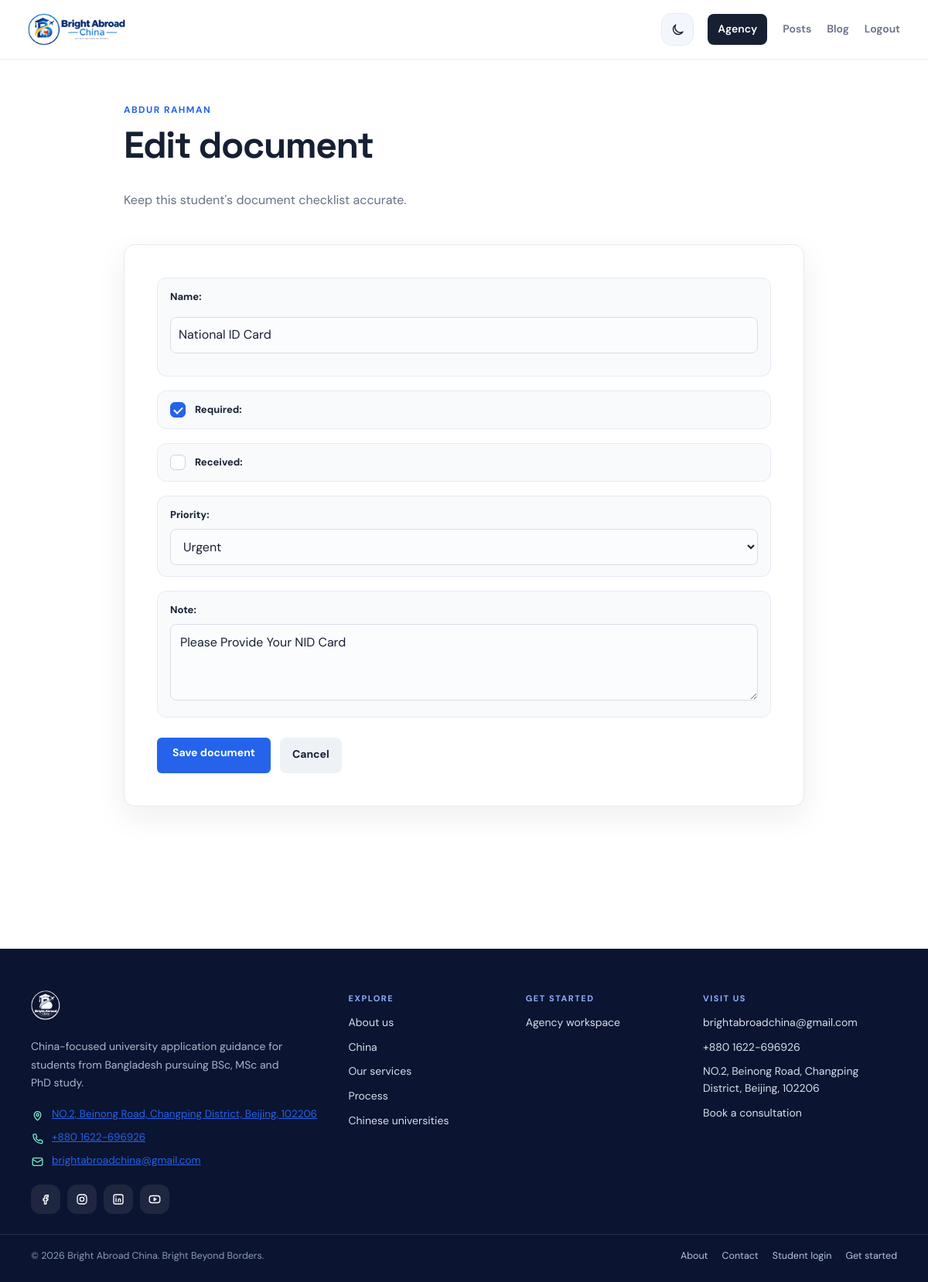
The app's page /students/agency/document/9/edit/ (signed in) with its own data.
### students/models.py (models this page shows, shortened)
class StudentProfile(models.Model):
    GENDER_CHOICES = (
        ("male", "Male"),
        ("female", "Female"),
        ("other", "Other"),
    )
    user = models.OneToOneField(
        settings.AUTH_USER_MODEL,
        on_delete=models.CASCADE,
        related_name="student_profile"
    )
    full_name = models.CharField(
        max_length=150,
        blank=True
    )
    date_of_birth = models.DateField(
        null=True,
        blank=True
    )
    gender = models.CharField(
        max_length=20,
        choices=GENDER_CHOICES,
        blank=True
    )
    passport_number = models.CharField(
        max_length=50,
        blank=True
    )
    passport_expiry = models.DateField(
        null=True,
        blank=True
    )
    address = models.TextField(
        blank=True
    )
    city = models.CharField(
        max_length=100,
        blank=True
    )
    drive_link = models.URLField(
        blank=True
    )
    country = models.CharField(
        max_length=100,
        default="Bangladesh"
    )
    STATUS_CHOICES = (
        ("registered", "Profile Registered"),
        ("verification", "Profile Verification & File Preparation"),
        ("documents", "Document Collection & Review"),
        ("professor_outreach", "Professor Outreach & Acceptance Process (For Master's/Research Programs)"),
        ("application", "University Application In Progress"),
        ("interview", "Interview Preparation / Interview Scheduled"),
        ("offer", "Admission Offer & Official Documents Received"),
        ("visa_processing", "Visa Application Processing"),
        ("visa_approved", "Visa Approved"),
        ("pre_departure", "Pre-Departure Preparation & Ready to Fly"),
    )
    STATUS_PROGRESS = {
        "registered": 5,
        "verification": 20,
        "documents": 30,
        "professor_outreach": 30,
        "application": 40,
        "interview": 50,
        "offer": 90,
        "visa_processing": 95,
        "visa_approved": 100,
        "pre_departure": 100,
    }
    current_status = models.CharField(
        max_length=30,
        choices=STATUS_CHOICES,
        default="registered"
    )
    progress = models.PositiveIntegerField(
        default=0
    )
    next_step = models.CharField(
        max_length=255,
        blank=True
    )
    destination_country = models.CharField(
        max_length=100,
        blank=True
    )
    university = models.CharField(
        max_length=200,
        blank=True
    )
    course = models.CharField(
        max_length=200,
        blank=True
    )
    intake = models.CharField(
        max_length=100,
        blank=True
    )
    emergency_contact_name = models.CharField(
        max_length=150,
        blank=True
    )
    emergency_contact_phone = models.CharField(
        max_length=30,
        blank=True
    )
    emergency_contact_relation = models.CharField(
        max_length=100,
        blank=True
    )
    created_at = models.DateTimeField(
        auto_now_add=True
    )
    updated_at = models.DateTimeField(
        auto_now=True
    )

class Document(models.Model):
    PRIORITY_CHOICES = (
        ("normal", "Normal"),
        ("urgent", "Urgent"),
    )
    student = models.ForeignKey(
        StudentProfile,
        on_delete=models.CASCADE,
        related_name="documents"
    )
    application = models.ForeignKey(
        StudentApplication,
        on_delete=models.CASCADE,
        related_name="documents",
        null=True,
        blank=True
    )
    name = models.CharField(
        max_length=200
    )
    required = models.BooleanField(
        default=True
    )
    received = models.BooleanField(
        default=False
    )
    priority = models.CharField(
        max_length=20,
        choices=PRIORITY_CHOICES,
        default="normal"
    )
    note = models.TextField(
        blank=True
    )
    created_at = models.DateTimeField(
        auto_now_add=True
    )
    updated_at = models.DateTimeField(
        auto_now=True
    )

### accounts/models.py (models this page shows, shortened)
class User(AbstractUser):
    ROLE_CHOICES = (
        ("student", "Student"),
        ("staff", "Staff"),
    )
    role = models.CharField(
        max_length=20,
        choices=ROLE_CHOICES,
        default="student"
    )
    phone = models.CharField(
        max_length=20,
        blank=True
    )

### students/views.py (the view)
# urls.py: path("agency/document/<int:pk>/edit/", agency_document_edit_view, name="agency_document_edit"),
@login_required
@user_passes_test(is_staff_user)
def agency_document_edit_view(request, pk):
    document = get_object_or_404(Document.objects.select_related("student"), pk=pk)
    form = DocumentForm(request.POST or None, instance=document)
    if request.method == "POST" and form.is_valid():
        form.save()
        messages.success(request, "Document updated successfully.")
        return redirect("agency_student_detail", pk=document.student.id)
    return render(request, "students/agency_document_form.html", {"form": form, "student": document.student, "document": document})

### students/forms.py
class DocumentForm(forms.ModelForm):
    class Meta:
        model = Document
        fields = (
            "name",
            "required",
            "received",
            "priority",
            "note",
        )
        widgets = {
            "note": forms.Textarea(
                attrs={
                    "rows": 3,
                    "placeholder": "Any note about this document..."
                }
            ),
        }

### students/context_processors.py (called while the page is built)
def notification_context(request):
    unread_notification_count = 0
    recent_notifications = []
    user = getattr(request, "user", None)
    if user is not None and user.is_authenticated:
        profile = StudentProfile.objects.filter(
            user=user
        ).first()
        if profile is not None:
            recent_notifications = list(profile.notifications.all()[:5])
            unread_notification_count = profile.notifications.filter(
                is_read=False
            ).count()
    return {
        "unread_notification_count": unread_notification_count,
        "recent_notifications": recent_notifications,
    }

### students/views.py (called while the page is built)
def is_staff_user(user):
    return user.is_authenticated and (
        user.is_superuser or user.role == "staff"
    )

### templates/students/agency_document_form.html (shortened to what this page needs)
{% extends "base.html" %}
{% block content %}
<div class="agency-form-layout">
    <div class="page-heading">
        <div>
            <p class="eyebrow">{{ student.full_name|default:student.user.username }}</p>
            <h1>{% if document %}Edit document{% else %}Add document{% endif %}</h1>
            <p class="muted">Keep this student's document checklist accurate.</p>
        </div>
    </div>
    <section class="card agency-form-card">
        <form method="POST" class="stack">
            {{ form.as_p }}
            <div class="form-actions">
                <button type="submit">{% if document %}Save document{% else %}Add document{% endif %}</button>
                <a class="button button-secondary" href="{% if application %}{% url 'agency_application_detail' application.id %}{% else %}{% url 'agency_student_detail' student.id %}{% endif %}">Cancel</a>
            </div>
        </form>
    </section>
</div>
{% endblock %}

### static/css/agency.css (style rules this page uses)
html { scroll-behavior: smooth; scroll-padding-top: 96px; -webkit-text-size-adjust: 100%; overflow-x: hidden !important; }
body { -webkit-tap-highlight-color: transparent; overflow-x: hidden !important; }

### templates/base.html (style rules this page uses)
:root { --ink: #172033; --muted: #667085; --line: #e6eaf0; --canvas: #ffffff; --surface: #ffffff; --blue: #2563eb; --blue-dark: #1d4ed8; --blue-soft: #eef4ff; --green: #16805b; --red: #c24149; --amber: #b7791f; --shadow: 0 14px 40px rgba(23, 32, 51, 0.07); --max-width: 1380px; --max-reading: 1380px; --brand-mint: #7ef0cd; --brand-deep: #0d1734; --radius-card: 18px; --radius-card-lg: 26px; --app-bar-height: 60px; --bottom-nav-height: calc(62px + env(safe-area-inset-bottom, 0px)); }
* { box-sizing: border-box; }
body { background: #ffffff; color: var(--ink); font-family: "DM Sans", "Segoe UI", sans-serif; line-height: 1.55; margin: 0; }
.card { background: var(--surface); border: 1px solid var(--line); border-radius: 14px; box-shadow: var(--shadow); padding: clamp(20px, 3vw, 32px); transition: border-color 180ms ease, box-shadow 180ms ease, transform 180ms ease; }
.page-heading { align-items: flex-end; display: flex; justify-content: space-between; margin-bottom: 28px; }
.eyebrow { color: var(--blue); font-size: 12px; font-weight: 700; letter-spacing: 0.12em; margin: 0 0 8px; text-transform: uppercase; }
h1, h2, h3, h4 { font-family: "Space Grotesk", sans-serif; line-height: 1.15; margin-top: 0; }
h1 { font-size: clamp(30px, 4vw, 48px); letter-spacing: -0.03em; }
p { color: var(--muted); }
a { color: var(--blue); }
.button, button { background: var(--blue); border: 0; border-radius: 8px; color: #fff; cursor: pointer; display: inline-flex; font-family: inherit; font-size: 14px; font-weight: 700; justify-content: center; padding: 11px 16px; text-decoration: none; transition: background 160ms ease, transform 160ms ease; }
.button-secondary { background: #eef1f6; color: var(--ink); }
form p { margin: 0 0 16px; }
label { color: var(--ink); display: block; font-size: 13px; font-weight: 700; margin-bottom: 6px; }
input, select, textarea { background: #fbfcfe; border: 1px solid #d8dee9; border-radius: 8px; color: var(--ink); font: inherit; padding: 11px 12px; width: 100%; }
input[type="checkbox"], input[type="radio"] { accent-color: var(--blue); cursor: pointer; flex: 0 0 auto; height: 20px; margin: 0; padding: 0; width: 20px; }
input[type="checkbox"] { appearance: none; background: #fff; border: 1px solid #c9d3e3; border-radius: 6px; display: grid; place-content: center; transition: background 160ms ease, border-color 160ms ease, box-shadow 160ms ease; }
input[type="checkbox"]::before { border-bottom: 2px solid #fff; border-left: 2px solid #fff; content: ""; height: 5px; transform: rotate(-45deg) scale(0); transition: transform 120ms ease; width: 9px; }
input[type="checkbox"]:checked { background: var(--blue); border-color: var(--blue); }
input[type="checkbox"]:checked::before { transform: rotate(-45deg) scale(1); }
.agency-form-card form > p, .detail-update-form > p { background: #f8fafc; border: 1px solid #e6ebf3; border-radius: 12px; margin: 0; padding: 14px 16px; }
.agency-form-card form > p > label, .detail-update-form > p > label { margin-bottom: 8px; }
.agency-form-card form > p:has(input[type="checkbox"]), .detail-update-form > p:has(input[type="checkbox"]) { align-items: center; display: flex; gap: 12px; }
.agency-form-card form > p:has(input[type="checkbox"]) input, .detail-update-form > p:has(input[type="checkbox"]) input { order: -1; }
.agency-form-card form > p:has(input[type="checkbox"]) label, .detail-update-form > p:has(input[type="checkbox"]) label { margin: 0; }
.muted { color: var(--muted); }
.stack { display: grid; gap: 18px; }
.form-actions { align-items: center; display: flex; flex-wrap: wrap; gap: 12px; margin-top: 8px; }
.agency-form-card .form-actions > *, .academic-form-card .form-actions > *, .confirmation-card .form-actions > * { min-height: 46px; }
.agency-form-layout { margin: 0 auto; max-width: 880px; }
.agency-form-card { padding: clamp(22px, 4vw, 42px); }
input { width: 100%; padding: 10px; margin: 8px 0 15px; box-sizing: border-box; }
button { background: #2563eb; color: white; border: none; padding: 10px 20px; border-radius: 6px; cursor: pointer; }

### records on screen
StudentProfile: full_name "ABDUR RAHMAN"
Document: name "National ID Card", required "☑", priority "Urgent", note "Please Provide Your NID Card"
